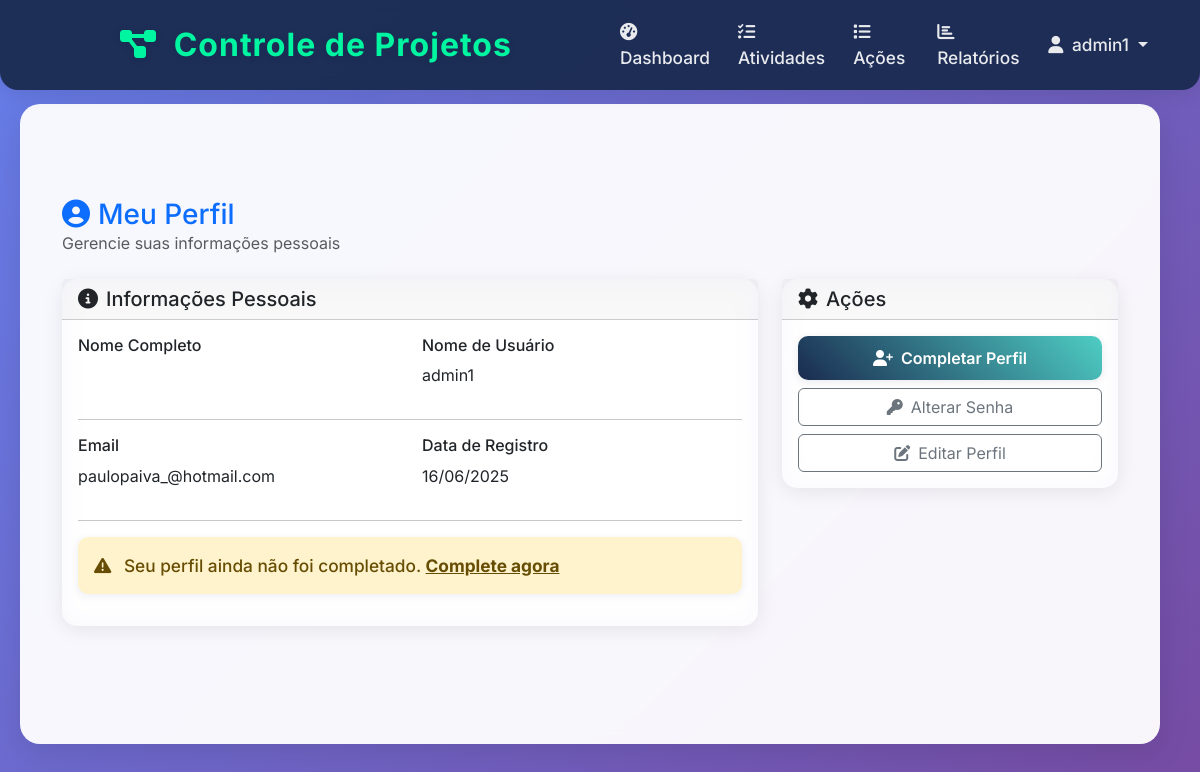
The app's page /accounts/profile/ (signed in), older data.
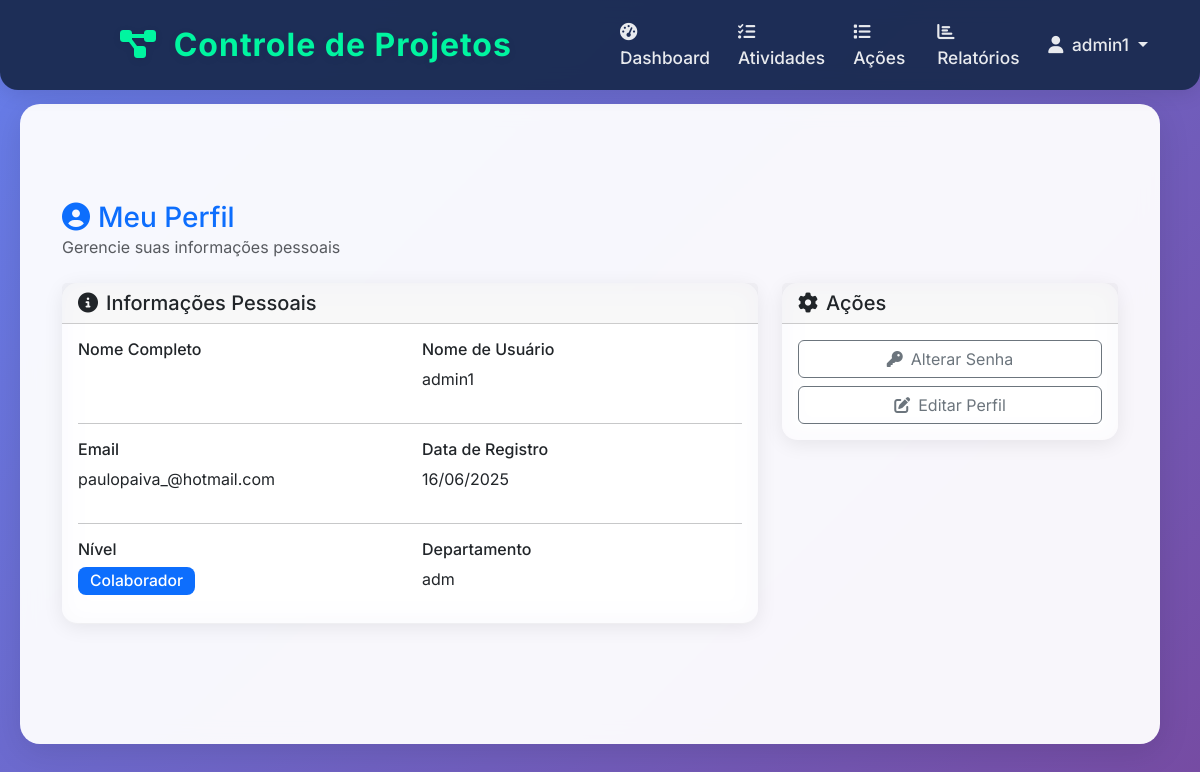
The same page, newer data.
### activities/models.py (models this page shows, shortened)
class Worker(models.Model):
    LEVEL_CHOICES = [
        ('admin', 'Administrador'),
        ('manager', 'Gerente'),
        ('collaborator', 'Colaborador'),
    ]
    user = models.OneToOneField(User, on_delete=models.CASCADE, verbose_name="Usuário")
    level = models.CharField(
        max_length=20,
        choices=LEVEL_CHOICES,
        default='collaborator',
        verbose_name="Nível"
    )
    department = models.CharField(max_length=100, verbose_name="Departamento")
    phone = models.CharField(max_length=20, blank=True, null=True, verbose_name="Telefone")
    created_at = models.DateTimeField(auto_now_add=True, verbose_name="Data de Criação")
    updated_at = models.DateTimeField(auto_now=True, verbose_name="Última Atualização")
    class Meta:
        verbose_name = "Trabalhador"
        verbose_name_plural = "Trabalhadores"
        ordering = ['user__first_name', 'user__last_name']

### accounts/views.py (the view)
# urls.py: path('profile/', views.profile, name='profile'),
@login_required
def profile(request):
    try:
        worker = request.user.worker
    except Worker.DoesNotExist:
        worker = None
    context = {
        'worker': worker,
    }
    return render(request, 'accounts/profile.html', context)

### templates/accounts/profile.html (shortened to what this page needs)
{% extends 'base.html' %}
{% block content %}
<div class="container-fluid">
    <div class="row mb-4">
        <div class="col-12">
            <div class="d-flex justify-content-between align-items-center">
                <div>
                    <h1 class="h3 mb-0 text-primary">
                        <i class="fas fa-user-circle me-2"></i>Meu Perfil
                    </h1>
                    <p class="text-muted mb-0">Gerencie suas informações pessoais</p>
                </div>
            </div>
        </div>
    </div>
    <div class="row">
        <div class="col-lg-8">
            <div class="card">
                <div class="card-header">
                    <h5 class="card-title mb-0">
                        <i class="fas fa-info-circle me-2"></i>Informações Pessoais
                    </h5>
                </div>
                <div class="card-body">
                    <div class="row">
                        <div class="col-md-6">
                            <h6>Nome Completo</h6>
                        </div>
                        <div class="col-md-6">
                            <h6>Nome de Usuário</h6>
                            <p>{{ user.username }}</p>
                        </div>
                    </div>
                    <hr>
                    <div class="row">
                        <div class="col-md-6">
                            <h6>Email</h6>
                            <p>{{ user.email }}</p>
                        </div>
                        <div class="col-md-6">
                            <h6>Data de Registro</h6>
                            <p>{{ user.date_joined|date:"d/m/Y" }}</p>
                        </div>
                    </div>
                    {% if worker %}
                    <hr>
                    <div class="row">
                        <div class="col-md-6">
                            <h6>Nível</h6>
                            <span class="badge bg-primary">{{ worker.get_level_display }}</span>
                        </div>
                        <div class="col-md-6">
                            <h6>Departamento</h6>
                            <p>{{ worker.department }}</p>
                        </div>
                    </div>
                    {% else %}
                    <hr>
                    <div class="alert alert-warning">
                        <i class="fas fa-exclamation-triangle me-2"></i>
                        Seu perfil ainda não foi completado.
                        <a href="{% url 'accounts:complete_profile' %}" class="alert-link">Complete agora</a>
                    </div>
                    {% endif %}
                </div>
            </div>
        </div>
        <div class="col-lg-4">
            <div class="card">
                <div class="card-header">
                    <h5 class="card-title mb-0">
                        <i class="fas fa-cog me-2"></i>Ações
                    </h5>
                </div>
                <div class="card-body">
                    <div class="d-grid gap-2">
                        {% if not worker %}
                            <a href="{% url 'accounts:complete_profile' %}" class="btn btn-primary">
                                <i class="fas fa-user-plus me-2"></i>Completar Perfil
                            </a>
                        {% endif %}
                        <a href="#" class="btn btn-outline-secondary">
                            <i class="fas fa-key me-2"></i>Alterar Senha
                        </a>
                        <a href="#" class="btn btn-outline-secondary">
                            <i class="fas fa-edit me-2"></i>Editar Perfil
                        </a>
                    </div>
                </div>
            </div>
        </div>
    </div>
</div>
{% endblock %}

Row changes from the older to the newer data that the page shows:
added Worker: level "Colaborador", department "adm"
Text that changed along with them:
text no longer shown: "Seu perfil ainda não foi completado. Complete agora Completar Perfil"
text now shown: "Nível Departamento"
